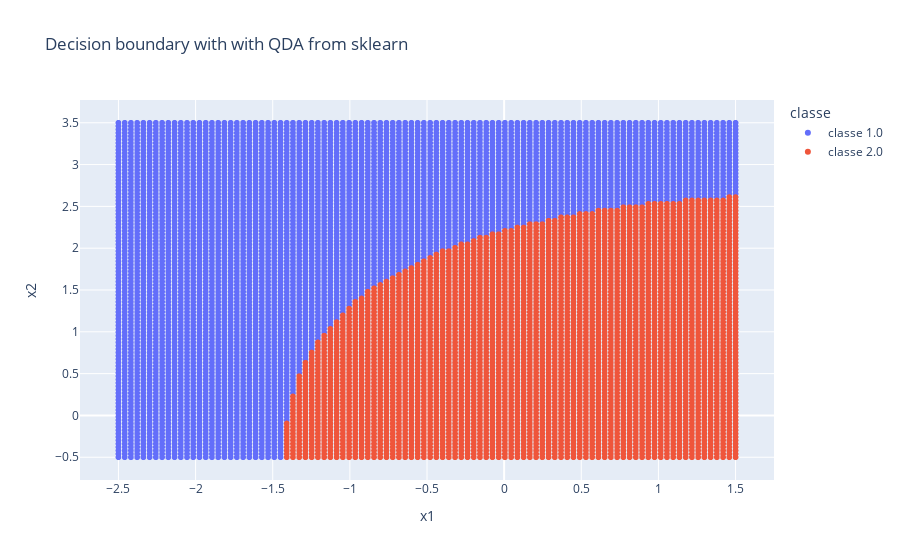

Write notebook code for a chart like this one.
### Code cell
df_skl_QDA_boundary = pd.DataFrame({'x1': X1.flatten('F'), 'x2': X2.flatten('F')})
classe = list(skl_QDA_classifier.predict(np.vstack((X1.flatten('F'), X2.flatten('F'))).T))
df_skl_QDA_boundary['classe'] = [f'classe {i}' for i in classe]
fig = px.scatter(df_skl_QDA_boundary, x="x1", y="x2", color = "classe", title="Decision boundary with with QDA from sklearn")
fig.write_image(f"figures/decision_boundary_QDA_sklearn.png")
fig.show()

### Figure 1 — Plotly figure (JSON) as saved in the notebook; plotly's stock layout.template omitted (floating-point values rounded to 4 significant figures; data arrays with more than 128 entries replaced by an {"elided": "..."} marker saying what was removed)
{"data": [{"hovertemplate": "classe=classe 1.0<br>x1=%{x}<br>x2=%{y}<extra></extra>", "legendgroup": "classe 1.0", "marker": {"color": "#636efa", "symbol": "circle"}, "mode": "markers", "name": "classe 1.0", "showlegend": true, "type": "scattergl", "x": {"elided": "5429 float values"}, "xaxis": "x", "y": {"elided": "5429 float values"}, "yaxis": "y"}, {"hovertemplate": "classe=classe 2.0<br>x1=%{x}<br>x2=%{y}<extra></extra>", "legendgroup": "classe 2.0", "marker": {"color": "#EF553B", "symbol": "circle"}, "mode": "markers", "name": "classe 2.0", "showlegend": true, "type": "scattergl", "x": {"elided": "4571 float values"}, "xaxis": "x", "y": {"elided": "4571 float values"}, "yaxis": "y"}], "layout": {"legend": {"title": {"text": "classe"}, "tracegroupgap": 0}, "title": {"text": "Decision boundary with with QDA from sklearn"}, "xaxis": {"anchor": "y", "domain": [0, 1], "title": {"text": "x1"}}, "yaxis": {"anchor": "x", "domain": [0, 1], "title": {"text": "x2"}}}}
